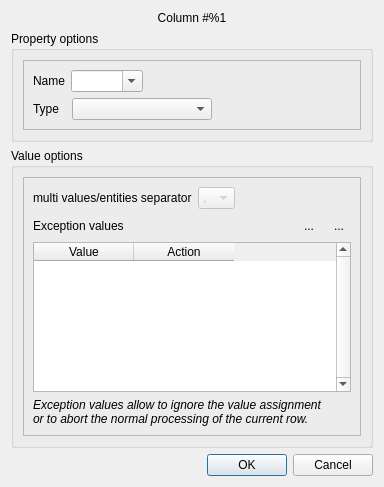
<?xml version="1.0" encoding="UTF-8"?>
<ui version="4.0">
 <class>CSVPropertyDialog</class>
 <widget class="QDialog" name="CSVPropertyDialog">
  <property name="geometry">
   <rect>
    <x>0</x>
    <y>0</y>
    <width>384</width>
    <height>487</height>
   </rect>
  </property>
  <property name="windowTitle">
   <string>Column import options</string>
  </property>
  <property name="modal">
   <bool>true</bool>
  </property>
  <layout class="QVBoxLayout" name="verticalLayout_2">
   <item>
    <layout class="QVBoxLayout" name="verticalLayout_3">
     <item>
      <widget class="QLabel" name="label">
       <property name="layoutDirection">
        <enum>Qt::LeftToRight</enum>
       </property>
       <property name="text">
        <string>Column #%1</string>
       </property>
       <property name="alignment">
        <set>Qt::AlignCenter</set>
       </property>
      </widget>
     </item>
     <item>
      <widget class="QGroupBox" name="groupBox">
       <property name="title">
        <string>Property options</string>
       </property>
       <layout class="QVBoxLayout" name="verticalLayout">
        <item>
         <widget class="QFrame" name="frame_3">
          <property name="frameShape">
           <enum>QFrame::StyledPanel</enum>
          </property>
          <property name="frameShadow">
           <enum>QFrame::Raised</enum>
          </property>
          <layout class="QVBoxLayout" name="verticalLayout_7">
           <item>
            <layout class="QHBoxLayout" name="horizontalLayout_2">
             <item>
              <widget class="QLabel" name="label_2">
               <property name="toolTip">
                <string>edit the name of the property</string>
               </property>
               <property name="text">
                <string>Name</string>
               </property>
              </widget>
             </item>
             <item>
              <widget class="QComboBox" name="nameCB">
               <property name="toolTip">
                <string>edit the name of the property</string>
               </property>
               <property name="editable">
                <bool>true</bool>
               </property>
               <property name="sizeAdjustPolicy">
                <enum>QComboBox::AdjustToContents</enum>
               </property>
              </widget>
             </item>
             <item>
              <spacer name="horizontalSpacer">
               <property name="orientation">
                <enum>Qt::Horizontal</enum>
               </property>
               <property name="sizeHint" stdset="0">
                <size>
                 <width>40</width>
                 <height>20</height>
                </size>
               </property>
              </spacer>
             </item>
            </layout>
           </item>
           <item>
            <layout class="QHBoxLayout" name="horizontalLayout">
             <item>
              <widget class="QLabel" name="label_3">
               <property name="toolTip">
                <string>select the data type</string>
               </property>
               <property name="text">
                <string>Type  </string>
               </property>
              </widget>
             </item>
             <item>
              <widget class="QComboBox" name="typeCB">
               <property name="sizePolicy">
                <sizepolicy hsizetype="Expanding" vsizetype="Fixed">
                 <horstretch>0</horstretch>
                 <verstretch>0</verstretch>
                </sizepolicy>
               </property>
               <property name="toolTip">
                <string>select the data type</string>
               </property>
              </widget>
             </item>
             <item>
              <spacer name="horizontalSpacer_3">
               <property name="orientation">
                <enum>Qt::Horizontal</enum>
               </property>
               <property name="sizeHint" stdset="0">
                <size>
                 <width>40</width>
                 <height>20</height>
                </size>
               </property>
              </spacer>
             </item>
            </layout>
           </item>
          </layout>
         </widget>
        </item>
       </layout>
      </widget>
     </item>
     <item>
      <widget class="QGroupBox" name="groupBox_2">
       <property name="title">
        <string>Value options</string>
       </property>
       <layout class="QVBoxLayout" name="verticalLayout_4">
        <item>
         <widget class="QFrame" name="valuePropertiesFrame">
          <property name="frameShape">
           <enum>QFrame::StyledPanel</enum>
          </property>
          <property name="frameShadow">
           <enum>QFrame::Raised</enum>
          </property>
          <layout class="QVBoxLayout" name="verticalLayout_5">
           <item>
            <layout class="QHBoxLayout" name="horizontalLayout_4">
             <item>
              <widget class="QLabel" name="label_7">
               <property name="toolTip">
                <string>&lt;html&gt;&lt;head/&gt;&lt;body&gt;&lt;p&gt;In case of a multi values column(corresponding to a Talipot vector property), select the character used to separate two consecutive values.&lt;/p&gt;&lt;/body&gt;&lt;/html&gt;</string>
               </property>
               <property name="text">
                <string>multi values/entities separator</string>
               </property>
              </widget>
             </item>
             <item>
              <widget class="QComboBox" name="separatorCB">
               <property name="enabled">
                <bool>false</bool>
               </property>
               <property name="sizePolicy">
                <sizepolicy hsizetype="Fixed" vsizetype="Fixed">
                 <horstretch>0</horstretch>
                 <verstretch>0</verstretch>
                </sizepolicy>
               </property>
               <property name="toolTip">
                <string>&lt;html&gt;&lt;head/&gt;&lt;body&gt;&lt;p&gt;In case of a multi values column(corresponding to a Talipot vector property), select the character used to separate two consecutive values.&lt;/p&gt;&lt;/body&gt;&lt;/html&gt;</string>
               </property>
               <property name="sizeAdjustPolicy">
                <enum>QComboBox::AdjustToContents</enum>
               </property>
               <item>
                <property name="text">
                 <string>,</string>
                </property>
               </item>
               <item>
                <property name="text">
                 <string>;</string>
                </property>
               </item>
               <item>
                <property name="text">
                 <string>|</string>
                </property>
               </item>
               <item>
                <property name="text">
                 <string>/</string>
                </property>
               </item>
               <item>
                <property name="text">
                 <string>\</string>
                </property>
               </item>
               <item>
                <property name="text">
                 <string>!</string>
                </property>
               </item>
               <item>
                <property name="text">
                 <string>-</string>
                </property>
               </item>
               <item>
                <property name="text">
                 <string>+</string>
                </property>
               </item>
               <item>
                <property name="text">
                 <string>*</string>
                </property>
               </item>
               <item>
                <property name="text">
                 <string>.</string>
                </property>
               </item>
               <item>
                <property name="text">
                 <string>:</string>
                </property>
               </item>
               <item>
                <property name="text">
                 <string>'</string>
                </property>
               </item>
              </widget>
             </item>
             <item>
              <spacer name="horizontalSpacer_2">
               <property name="orientation">
                <enum>Qt::Horizontal</enum>
               </property>
               <property name="sizeHint" stdset="0">
                <size>
                 <width>40</width>
                 <height>20</height>
                </size>
               </property>
              </spacer>
             </item>
            </layout>
           </item>
           <item>
            <layout class="QHBoxLayout" name="horizontalLayout_5">
             <item>
              <widget class="QLabel" name="exceptionsLabel">
               <property name="text">
                <string>Exception values</string>
               </property>
              </widget>
             </item>
             <item>
              <widget class="QToolButton" name="addExceptionButton">
               <property name="toolTip">
                <string>add a new exception value</string>
               </property>
               <property name="text">
                <string>...</string>
               </property>
               <property name="icon">
                <iconset resource="../resources/TalipotGUIResource.qrc">
                 <normaloff>:/talipot/gui/icons/16/list-add.png</normaloff>:/talipot/gui/icons/16/list-add.png</iconset>
               </property>
               <property name="autoRaise">
                <bool>true</bool>
               </property>
              </widget>
             </item>
             <item>
              <widget class="QToolButton" name="delCurrentExceptionButton">
               <property name="toolTip">
                <string>remove the currently selected exception value</string>
               </property>
               <property name="text">
                <string>...</string>
               </property>
               <property name="icon">
                <iconset resource="../resources/TalipotGUIResource.qrc">
                 <normaloff>:/talipot/gui/icons/16/list-del.png</normaloff>:/talipot/gui/icons/16/list-del.png</iconset>
               </property>
               <property name="autoRaise">
                <bool>true</bool>
               </property>
              </widget>
             </item>
            </layout>
           </item>
           <item>
            <widget class="QTableWidget" name="exceptionTableWidget">
             <property name="verticalScrollBarPolicy">
              <enum>Qt::ScrollBarAlwaysOn</enum>
             </property>
             <property name="horizontalScrollBarPolicy">
              <enum>Qt::ScrollBarAlwaysOff</enum>
             </property>
             <property name="selectionMode">
              <enum>QAbstractItemView::SingleSelection</enum>
             </property>
             <property name="selectionBehavior">
              <enum>QAbstractItemView::SelectRows</enum>
             </property>
             <property name="columnCount">
              <number>2</number>
             </property>
             <attribute name="horizontalHeaderHighlightSections">
              <bool>false</bool>
             </attribute>
             <attribute name="horizontalHeaderStretchLastSection">
              <bool>false</bool>
             </attribute>
             <attribute name="verticalHeaderVisible">
              <bool>false</bool>
             </attribute>
             <attribute name="verticalHeaderHighlightSections">
              <bool>true</bool>
             </attribute>
             <column>
              <property name="text">
               <string>Value</string>
              </property>
             </column>
             <column>
              <property name="text">
               <string>Action</string>
              </property>
             </column>
            </widget>
           </item>
           <item>
            <widget class="QLabel" name="exceptionsCommentsLabel">
             <property name="text">
              <string>&lt;html&gt;&lt;head/&gt;&lt;body&gt;&lt;p&gt;&lt;span style=&quot; font-size:9pt; font-style:italic;&quot;&gt;Exception values allow to ignore the value assignment&lt;br/&gt;or to abort the normal processing of the current row.&lt;/span&gt;&lt;/p&gt;&lt;/body&gt;&lt;/html&gt;</string>
             </property>
            </widget>
           </item>
          </layout>
         </widget>
        </item>
       </layout>
      </widget>
     </item>
     <item>
      <spacer name="verticalSpacer">
       <property name="orientation">
        <enum>Qt::Vertical</enum>
       </property>
       <property name="sizeHint" stdset="0">
        <size>
         <width>20</width>
         <height>40</height>
        </size>
       </property>
      </spacer>
     </item>
    </layout>
   </item>
   <item>
    <widget class="QDialogButtonBox" name="buttonBox">
     <property name="orientation">
      <enum>Qt::Horizontal</enum>
     </property>
     <property name="standardButtons">
      <set>QDialogButtonBox::Cancel|QDialogButtonBox::Ok</set>
     </property>
    </widget>
   </item>
  </layout>
 </widget>
 <resources>
  <include location="../resources/TalipotGUIResource.qrc"/>
 </resources>
 <connections>
  <connection>
   <sender>buttonBox</sender>
   <signal>accepted()</signal>
   <receiver>CSVPropertyDialog</receiver>
   <slot>accept()</slot>
   <hints>
    <hint type="sourcelabel">
     <x>248</x>
     <y>254</y>
    </hint>
    <hint type="destinationlabel">
     <x>157</x>
     <y>274</y>
    </hint>
   </hints>
  </connection>
  <connection>
   <sender>buttonBox</sender>
   <signal>rejected()</signal>
   <receiver>CSVPropertyDialog</receiver>
   <slot>reject()</slot>
   <hints>
    <hint type="sourcelabel">
     <x>316</x>
     <y>260</y>
    </hint>
    <hint type="destinationlabel">
     <x>286</x>
     <y>274</y>
    </hint>
   </hints>
  </connection>
 </connections>
</ui>
